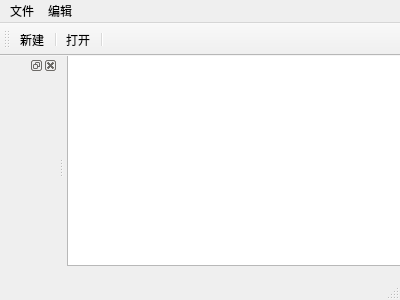
<?xml version="1.0" encoding="UTF-8"?>
<ui version="4.0">
 <class>MainWindow</class>
 <widget class="QMainWindow" name="MainWindow">
  <property name="geometry">
   <rect>
    <x>0</x>
    <y>0</y>
    <width>400</width>
    <height>300</height>
   </rect>
  </property>
  <property name="windowTitle">
   <string>MainWindow</string>
  </property>
  <widget class="QWidget" name="centralWidget">
   <widget class="QTextEdit" name="textEdit">
    <property name="geometry">
     <rect>
      <x>3</x>
      <y>-1</y>
      <width>341</width>
      <height>211</height>
     </rect>
    </property>
   </widget>
  </widget>
  <widget class="QMenuBar" name="menuBar">
   <property name="geometry">
    <rect>
     <x>0</x>
     <y>0</y>
     <width>400</width>
     <height>22</height>
    </rect>
   </property>
   <widget class="QMenu" name="menu">
    <property name="title">
     <string>文件</string>
    </property>
    <addaction name="separator"/>
    <addaction name="separator"/>
    <addaction name="separator"/>
    <addaction name="separator"/>
    <addaction name="separator"/>
    <addaction name="actionNew"/>
    <addaction name="separator"/>
    <addaction name="actionOpen"/>
   </widget>
   <widget class="QMenu" name="menu_2">
    <property name="title">
     <string>编辑</string>
    </property>
   </widget>
   <addaction name="menu"/>
   <addaction name="menu_2"/>
  </widget>
  <widget class="QToolBar" name="mainToolBar">
   <attribute name="toolBarArea">
    <enum>TopToolBarArea</enum>
   </attribute>
   <attribute name="toolBarBreak">
    <bool>false</bool>
   </attribute>
   <addaction name="actionNew"/>
   <addaction name="separator"/>
   <addaction name="actionOpen"/>
   <addaction name="separator"/>
  </widget>
  <widget class="QStatusBar" name="statusBar"/>
  <widget class="QDockWidget" name="dockWidget">
   <property name="allowedAreas">
    <set>Qt::LeftDockWidgetArea|Qt::RightDockWidgetArea</set>
   </property>
   <attribute name="dockWidgetArea">
    <number>1</number>
   </attribute>
   <widget class="QWidget" name="dockWidgetContents"/>
  </widget>
  <action name="actionNew">
   <property name="text">
    <string>新建</string>
   </property>
  </action>
  <action name="actionOpen">
   <property name="text">
    <string>打开</string>
   </property>
  </action>
 </widget>
 <layoutdefault spacing="6" margin="11"/>
 <resources/>
 <connections/>
</ui>
